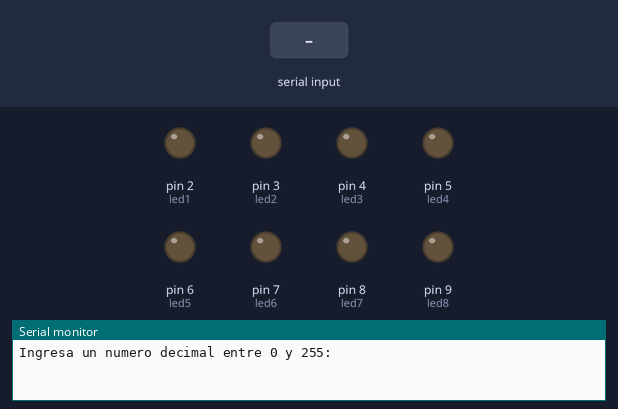
A sketch run on a simulated Arduino Uno, built with avr-gcc and run on an emulated ATmega328P. On the bench: output pins drawn as LEDs (lit = HIGH), the last lines printed to the serial monitor. Inputs (shaded band) come from the test bench.

Above: at 1.2 s.
1.3 s: "90,45\n" received over Serial
At 2.5 s:
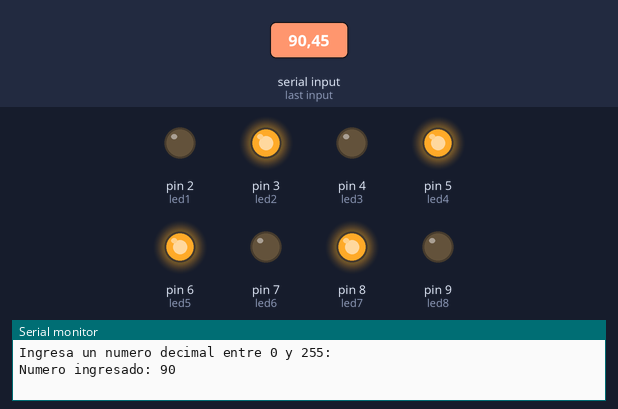
Timing chart, 0 to 7.3 s (numbered marks = the images above; inputs shaded):
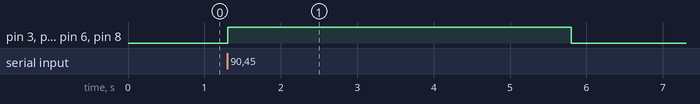

Measured:
- after the input at 1.3 s, pin 3 (led2), pin 5 (led4), pin 6 (led5), pin 8 (led7): LOW → HIGH at once, → LOW 4.5 s later

The sketch:

Practica1_LEDs_Binario-v2.ino
```cpp
int led1 = 2;
int led2 = 3;
int led3 = 4;
int led4 = 5;
int led5 = 6;
int led6 = 7;
int led7 = 8;
int led8 = 9;

void setup() {
  pinMode(led1, OUTPUT);
  pinMode(led2, OUTPUT);
  pinMode(led3, OUTPUT);
  pinMode(led4, OUTPUT);
  pinMode(led5, OUTPUT);
  pinMode(led6, OUTPUT);
  pinMode(led7, OUTPUT);
  pinMode(led8, OUTPUT);
  Serial.begin(9600);
  Serial.println("Ingresa un numero decimal entre 0 y 255:");
}

void loop() {

  if (Serial.available() > 0) {
    int numero = Serial.parseInt(); // Lee el número ingresado
    Serial.print("Numero ingresado: ");
    Serial.println(numero);

  digitalWrite(led1, (numero >> 0) & 1);
  digitalWrite(led2, (numero >> 1) & 1);
  digitalWrite(led3, (numero >> 2) & 1);
  digitalWrite(led4, (numero >> 3) & 1);
  digitalWrite(led5, (numero >> 4) & 1);
  digitalWrite(led6, (numero >> 5) & 1);
  digitalWrite(led7, (numero >> 6) & 1);
  digitalWrite(led8, (numero >> 7) & 1);

  delay(4500);

  digitalWrite(led1, 0);
  digitalWrite(led2, 0);
  digitalWrite(led3, 0);
  digitalWrite(led4, 0);
  digitalWrite(led5, 0);
  digitalWrite(led6, 0);
  digitalWrite(led7, 0);
  digitalWrite(led8, 0);


  while (Serial.available() > 0) {
      Serial.read();
    }
    Serial.println("Ingresa otro numero decimal entre 0 y 255:");
  }
}
```
